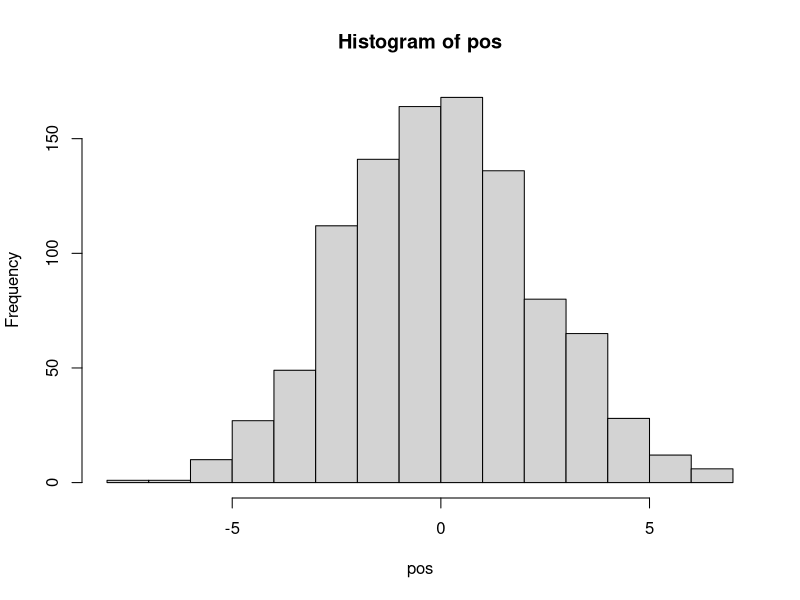
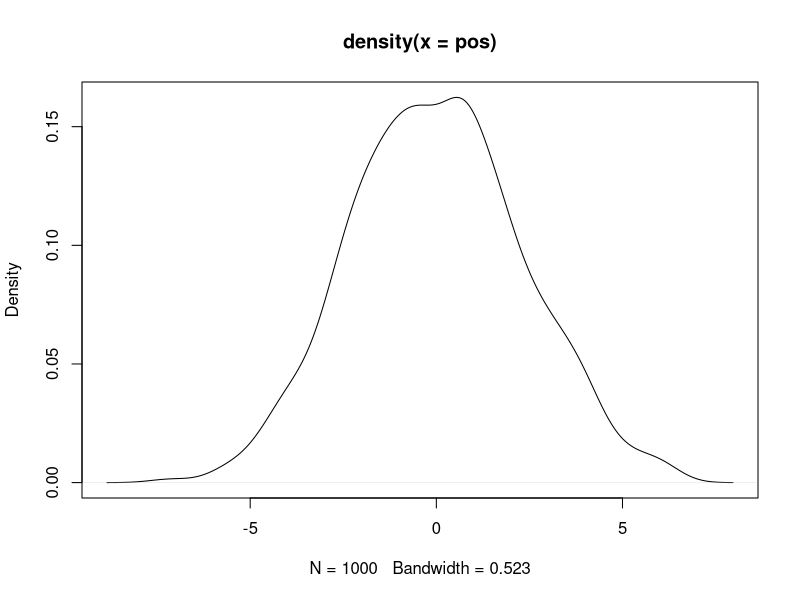
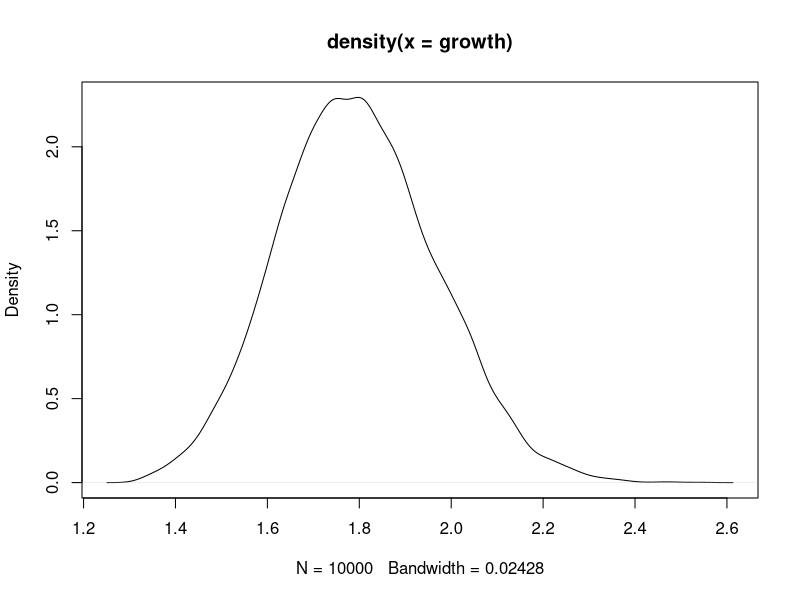
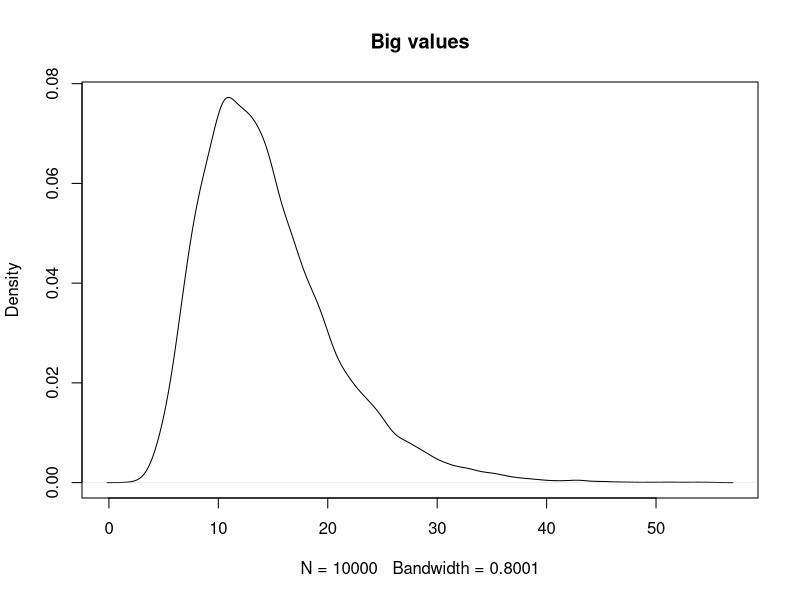
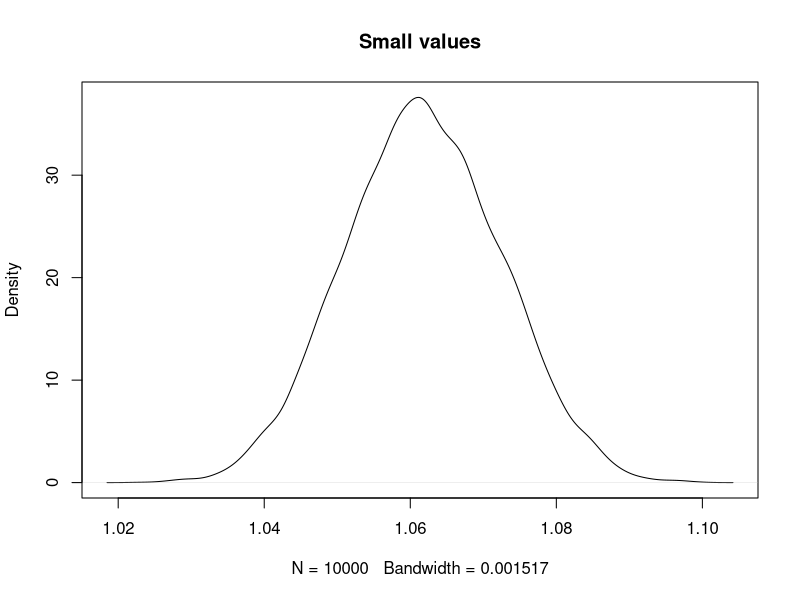
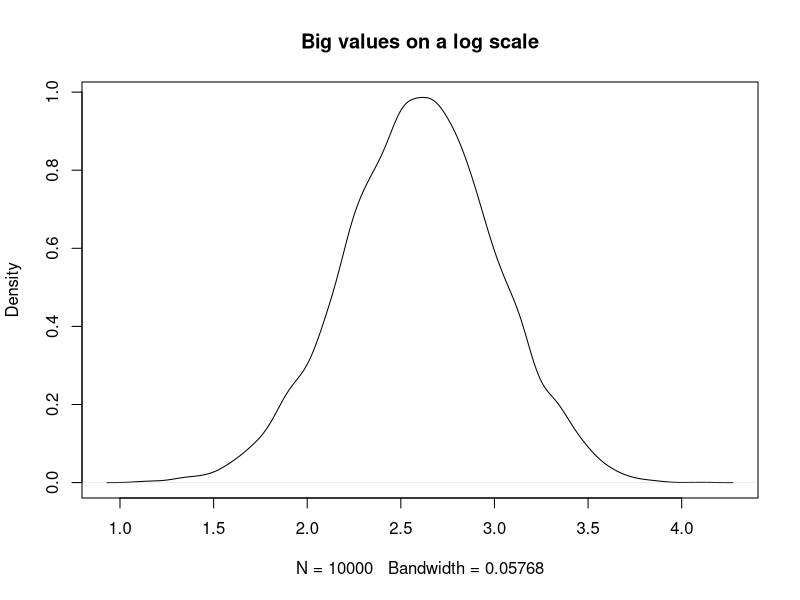

Source code (R) for these figures, in order:
## ---- chunk 1
pos <- replicate(1000, sum(runif(16, -1, 1)))
hist(pos)
plot(density(pos))
## ---- chunk 2
growth <- replicate(10000, prod(1 + runif(12, 0, 0.1)))
plot(density(growth))
## ---- chunk 3
big <- replicate (10000, prod(1 + runif(12, 0, 0.5)))
small <- replicate(10000, prod(1 + runif(12, 0, 0.01)))
plot(density(big), main = "Big values")
plot(density(small), main = "Small values")
## ---- chunk 4
log.big <- replicate(10000, log(prod(1 + runif(12, 0, 0.5))))
plot(density(log.big), main = "Big values on a log scale")
